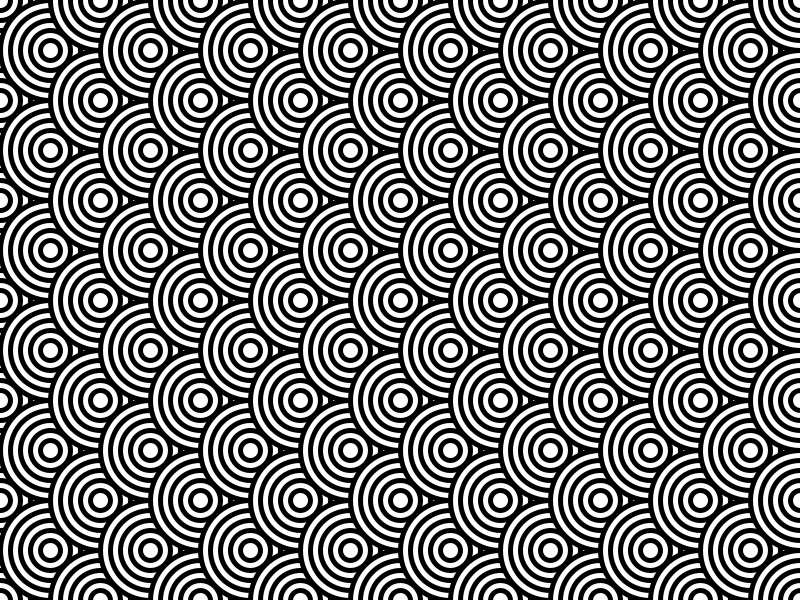
Frame 1 (no input)
Frame 60 (the mouse pressed at the canvas centre just before this capture): identical to frame 1, image omitted
Frame 120 (the mouse held since frame 60 and released just before this capture): identical to frame 1, image omitted

The Processing sketch that drew this single still picture (run headless with seeded random() and noise(); from frame 60 on, the mouse is pressed at the canvas centre):

// Processing sketch: pattern6
// ── pattern6.pde
void setup() {
  size(800, 600);
  background(255);
  int offset = 0;
  
  for (int x = 0; x <= width; x += 50) {
    for (int y = 0; y <= height; y += 100) {
      crc(x, y+offset);
    }
    if (offset==0) offset=50;
    else offset = 0;
  }
}

void draw() {
}


void crc(float x, float y) {
  for (int i = 100; i>=0; i-=20) {
    stroke(0);
    strokeWeight(5);
    circle(x, y, i);
  }
}
